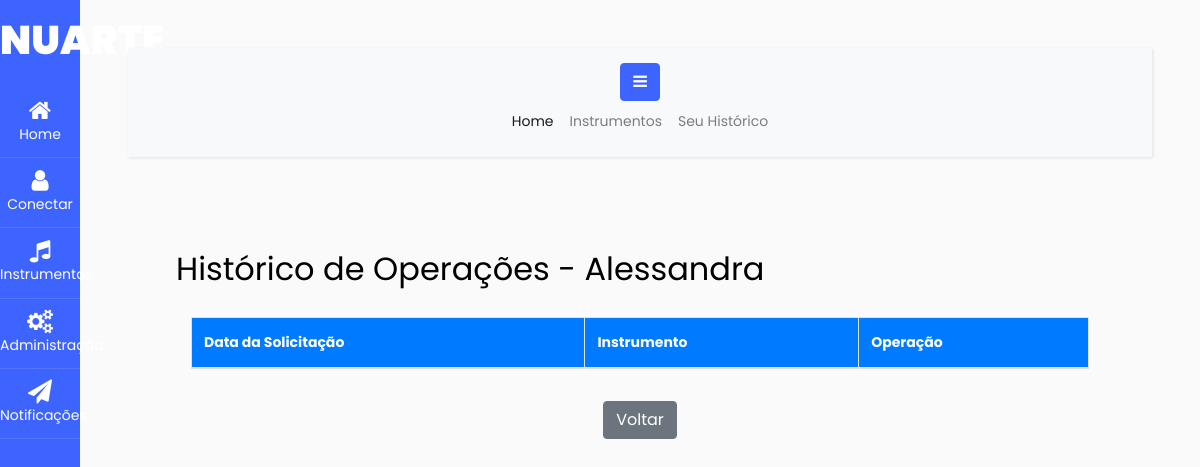
Page /historico/usuario/ (signed in) on the earlier database version.
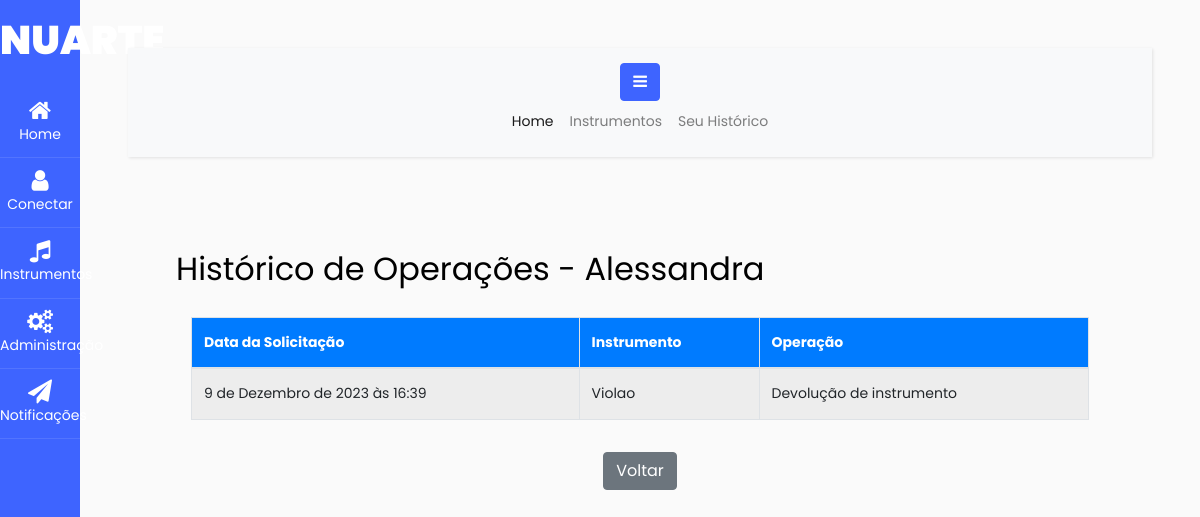
Same page on the later database version.
### nuarte/models.py (models this page shows, shortened)
class Historico(models.Model):
    OPERACAO_CHOICES = [
        ('S', 'Solicitação de instrumento'),
        ('D', 'Devolução de instrumento'),
    ]
    usuario = models.ForeignKey(User, on_delete=models.CASCADE)
    instrumento = models.ForeignKey('Instrumento', on_delete=models.CASCADE)
    operacao = models.CharField(max_length=1, choices=OPERACAO_CHOICES)
    data_operacao = models.DateTimeField(auto_now_add=True)
    devolucao = models.DateTimeField(null=True, blank=True)
    notificacao = models.ForeignKey(Notificacao, on_delete=models.SET_NULL, null=True, blank=True)
    aprovado = models.BooleanField(default=False)

class Instrumento(models.Model):
    nome = models.CharField(max_length=100)
    descricao = models.TextField()
    disponivel = models.BooleanField(default=True)
    imagem = models.ImageField(upload_to='instrumentos/', null=True, blank=True)

### nuarte/views.py (the view)
# urls.py: path('historico/usuario/', listar_historico_usuario, name='listar_historico_usuario'),
@login_required
def listar_historico_usuario(request):
    historico_usuario = Historico.objects.filter(usuario=request.user).order_by('-data_operacao')
    context = {'historico_usuario': historico_usuario}
    return render(request, 'nuarte/listar_historico_usuario.html', context)

### nuarte/templates/nuarte/listar_historico_usuario.html (shortened to what this page needs)
{% extends 'base.html' %}
{% block content %}
  <h2 class="mb-4">Histórico de Operações - {{ request.user.username }}</h2>
    <div class="container-fluid">
      <div class="table-responsive">
        <table class="table table-striped">
          <thead>
            <tr>
              <th>Data da Solicitação</th>
              <th>Instrumento</th>
              <th>Operação</th>
            </tr>
          </thead>
          <tbody>
            {% for operacao in historico_usuario %}
              <tr>
                <td>{{ operacao.data_operacao }}</td>
                <td>{{ operacao.instrumento.nome }}</td>
                <td>{{ operacao.operacao }}</td>
              </tr>
            {% endfor %}
          </tbody>
        </table>
      </div>
      <a href="{% url 'nuarte:index' %}" class="btn btn-secondary mt-3">Voltar</a>
    </div>
  {% endblock %}

Differences in the rows shown:
added Historico: data_operacao "9 de Dezembro de 2023 às 16:39", instrumento.nome "Violao", operacao "Devolução de instrumento"
